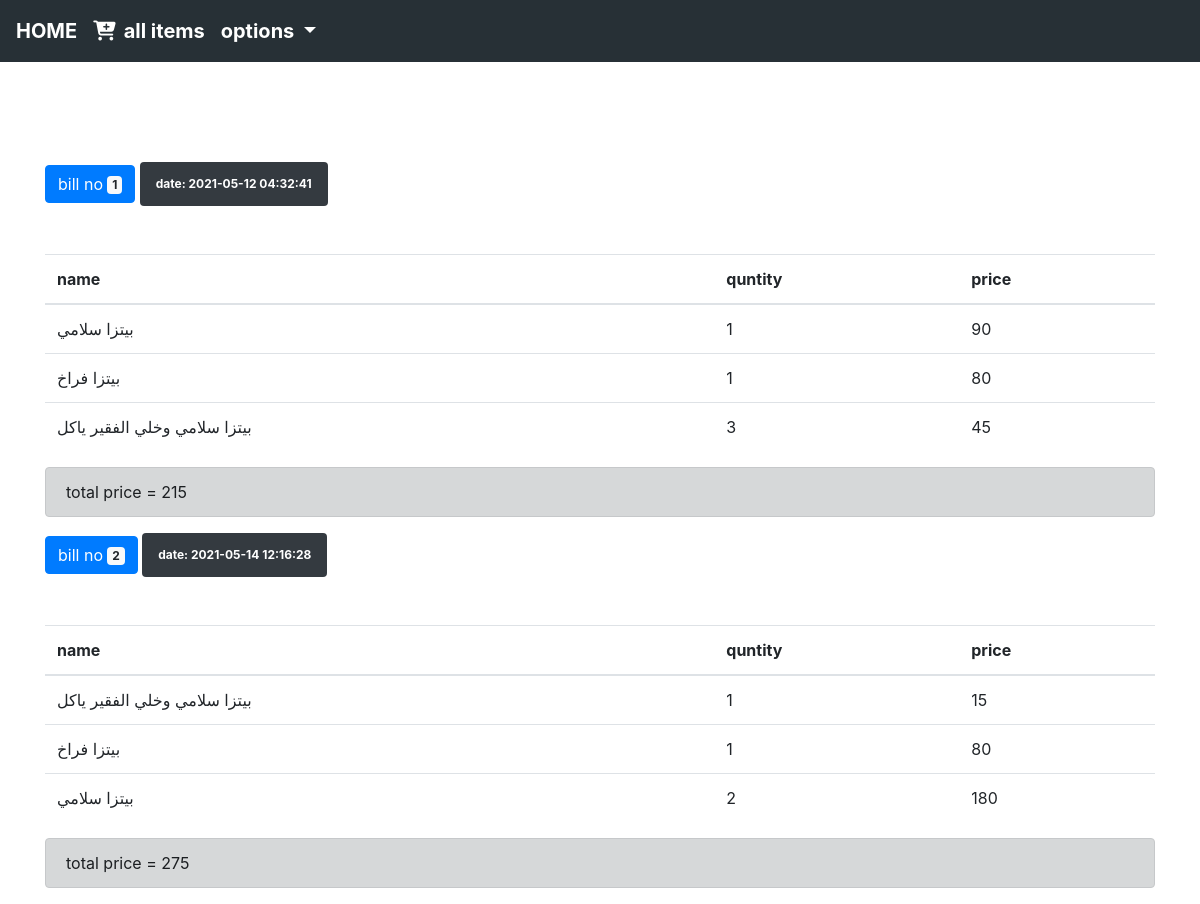
/user/my_bills.php (signed in), run on the app's committed database.
### tables this page shows
CREATE TABLE `payments` (
  `id` int(11) NOT NULL,
  `id_item` int(11) NOT NULL,
  `id_user` int(11) NOT NULL,
  `date_pay` timestamp NOT NULL DEFAULT current_timestamp() ON UPDATE current_timestamp(),
  `price` int(11) NOT NULL,
  `quntity` int(11) NOT NULL
);

CREATE TABLE `items` (
  `id` int(11) NOT NULL,
  `name` varchar(255) NOT NULL,
  `description` varchar(255) NOT NULL,
  `price` varchar(255) NOT NULL,
  `date` date NOT NULL,
  `image` varchar(255) NOT NULL,
  `category_id` int(11) NOT NULL,
  `user_id` int(11) NOT NULL
);

### user/my_bills.php (the view, shortened to what this page needs)
<?php
include "init.php";
if(isset($_SESSION['name']) )
{
    $id_user=$_SESSION['id'];
    $statement=$conn->prepare("SELECT  *  FROM payments WHERE id_user=? GROUP BY date_pay");
    $statement->execute(array($id_user));
    $rows=$statement->fetchAll();
    ?>
        <div class="container">
    <?php
    $i=1;
    foreach($rows as $row)
    {    $date =    $row['date_pay'] ;
        ?>
            <div   class="btn btn-primary">
            bill no <span class="badge badge-light"><?php echo $i;?></span>
            </div>
            <span class="p-3 badge badge-dark">  date: <?php echo $date ;?></span>
        <?php
         $i+=1;
         $statement=$conn->prepare("SELECT items.name , payments.quntity , payments.price ,payments.date_pay   FROM items INNER JOIN payments WHERE payments.id_user=? and items.id=payments.id_item and  payments.date_pay= '$date'   ");
         $statement->execute(array($id_user));
         $rows2=$statement->fetchAll();
         ?>
         <table class="table  mt-5">
            <thead>
                <tr>
                    <th scope="col">name</th>
                    <th scope="col">quntity</th>
                    <th scope="col">price</th>
                </tr>
            </thead>
            <tbody>
         <?php
         $bill_price=0;
         foreach($rows2 as $r)
         {
            $bill_price+=$r['price'];
           ?>
                    <tr>
                        <td><?php echo $r['name'];?></td>
                        <td><?php echo $r['quntity'];?></td>
                        <td><?php echo $r['price'];?></td>
                    </tr>
           <?php
         }
         ?>
             </tbody>
            </table>
            <div class="alert alert-dark" role="alert">
             total price = <?php echo $bill_price; ?>
            </div>
         <?php
    }
    ?>
    </div>
    <?php
}

### user/layout/css/register.css (style rules this page uses)
.container { margin-top: 100px; }

### data on the page
payments: date_pay "2021-05-12 04:32:41", id_item.name "بيتزا سلامي", quntity "1", price "90", bill_price "215"
payments: id_item.name "بيتزا فراخ", quntity "1", price "80"
payments: id_item.name "بيتزا سلامي وخلي الفقير ياكل", quntity "3", price "45"
payments: date_pay "2021-05-14 12:16:28", id_item.name "بيتزا سلامي وخلي الفقير ياكل", quntity "1", price "15", bill_price "275"
payments: id_item.name "بيتزا فراخ", quntity "1", price "80"
payments: id_item.name "بيتزا سلامي", quntity "2", price "180"
